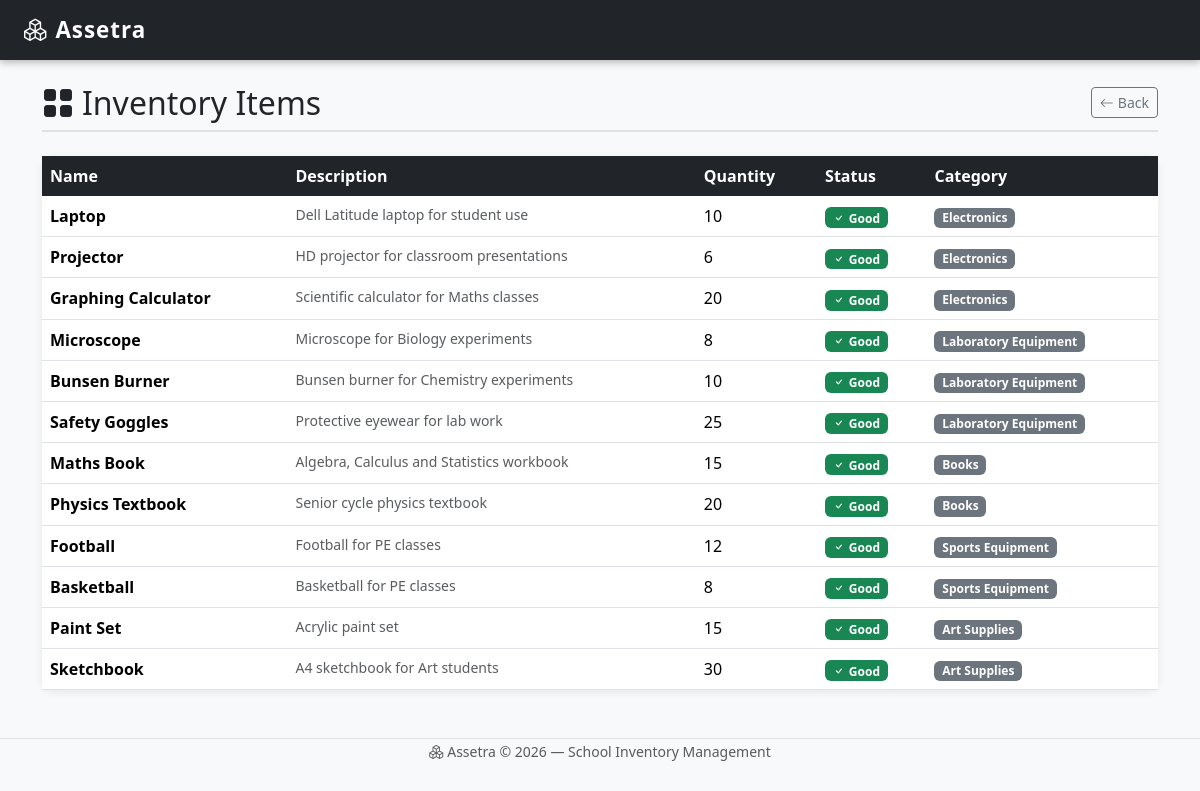
Page /items/ on the earlier database version.
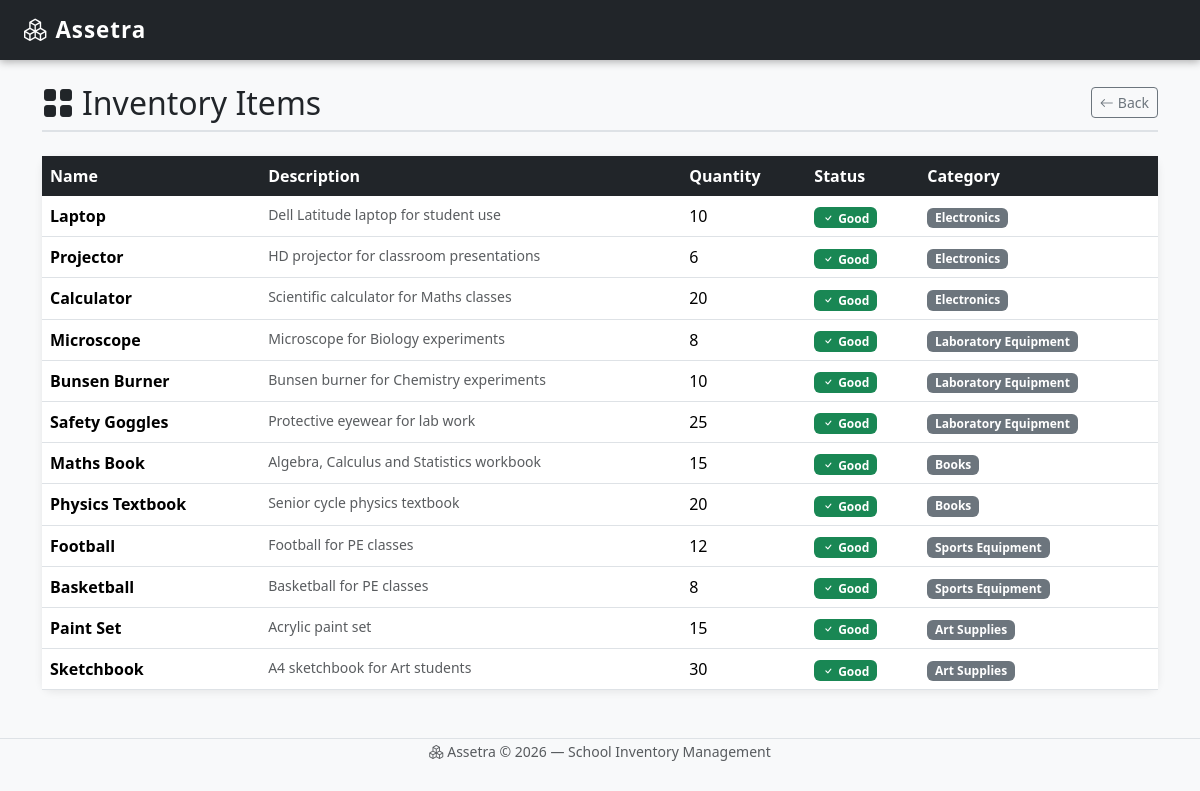
Same page on the later database version.
### inventory/models.py (models this page shows, shortened)
class Item(models.Model):
    name = models.CharField(max_length=100)
    description = models.TextField()
    quantity = models.IntegerField()
    category = models.ForeignKey(Category, on_delete=models.CASCADE)

class Category(models.Model):
    name = models.CharField(max_length=100)
    description = models.TextField()

### inventory/views.py (the view)
# urls.py: path('items/', views.item_list, name='item_list'),
def item_list(request):
    items = Item.objects.select_related('category').all()
    return render(request, 'inventory/items.html', {'items': items})

### inventory/templates/inventory/items.html (shortened to what this page needs)
{% extends "inventory/base.html" %}
{% block content %}
{% with role=user.groups.first.name %}
<div class="d-flex justify-content-between align-items-center page-header">
    <h2 class="mb-0"><i class="bi bi-grid-fill me-2"></i>Inventory Items</h2>
    <div class="d-flex gap-2">
        <a href="/" class="btn btn-outline-secondary btn-sm"><i class="bi bi-arrow-left me-1"></i>Back</a>
    </div>
</div>
{% if items %}
<div class="card mt-3">
    <div class="card-body p-0">
        <table class="table table-hover mb-0">
            <thead>
                <tr>
                    <th>Name</th>
                    <th>Description</th>
                    <th>Quantity</th>
                    <th>Status</th>
                    <th>Category</th>
                </tr>
            </thead>
            <tbody>
                {% for item in items %}
                <tr>
                    <td class="fw-semibold">{{ item.name }}</td>
                    <td class="text-muted small">{{ item.description }}</td>
                    <td>{{ item.quantity }}</td>
                    <td>
                        {% if item.quantity > 5 %}
                            <span class="badge bg-success"><i class="bi bi-check me-1"></i>Good</span>
                        {% elif item.quantity > 0 %}
                            <span class="badge bg-warning text-dark"><i class="bi bi-exclamation me-1"></i>Low</span>
                        {% else %}
                            <span class="badge bg-danger"><i class="bi bi-x me-1"></i>Out</span>
                        {% endif %}
                    </td>
                    <td><span class="badge bg-secondary">{{ item.category.name }}</span></td>
                </tr>
                {% endfor %}
            </tbody>
        </table>
    </div>
</div>
{% else %}
<div class="alert alert-info mt-3"><i class="bi bi-info-circle me-2"></i>No items available.</div>
{% endif %}
{% endwith %}
{% endblock %}

Differences in the rows shown:
changed Item "Scientific calculator for Maths classes": name "Graphing Calculator" → "Calculator"
